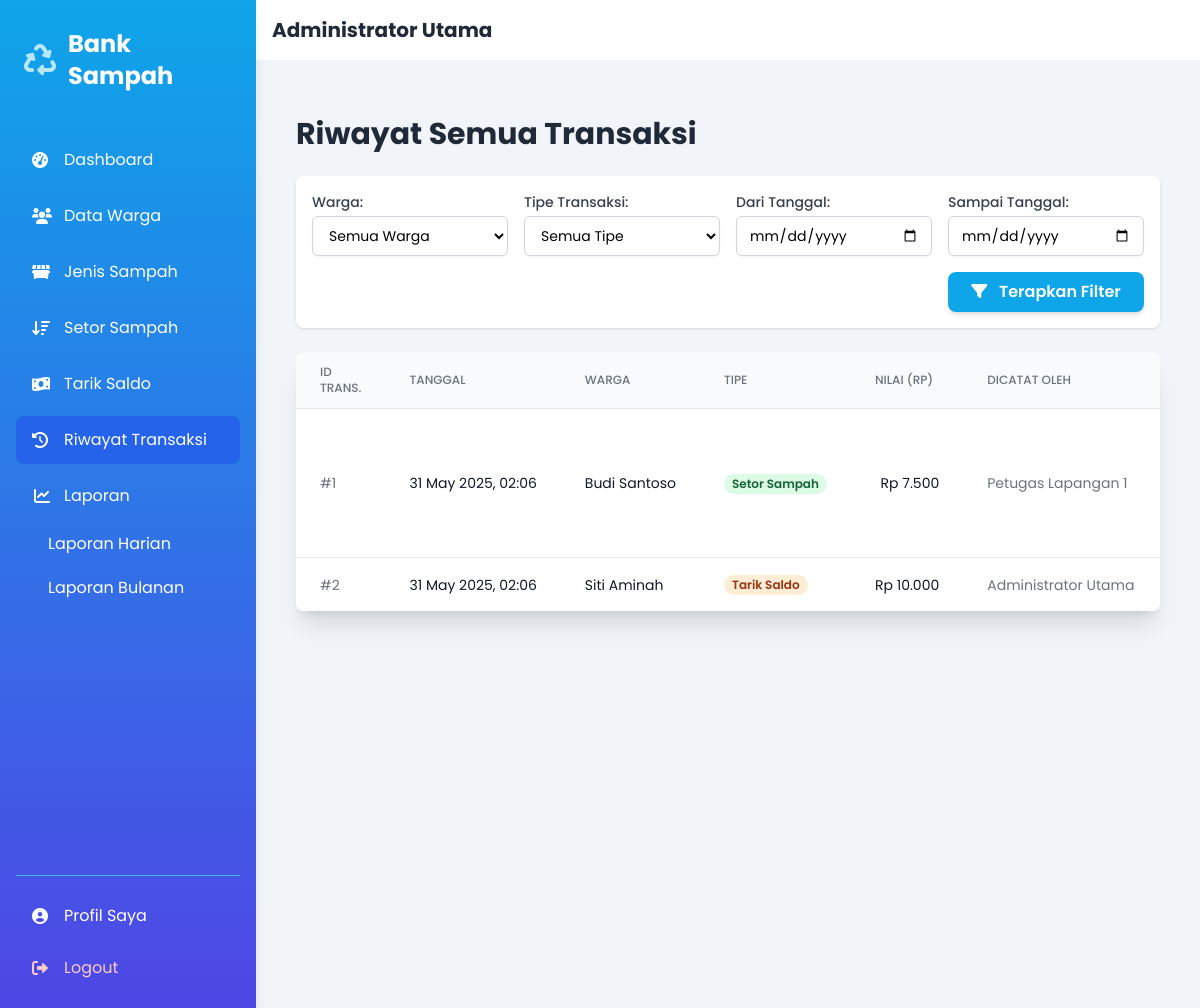
/index.php?page=transaksi/riwayat (signed in), run on the app's committed database.
### tables this page shows
CREATE TABLE `transaksi` (
  `id_transaksi` int(11) NOT NULL,
  `id_warga` int(11) NOT NULL,
  `id_petugas_pencatat` int(11) NOT NULL,
  `tanggal_transaksi` timestamp NOT NULL DEFAULT current_timestamp(),
  `tipe_transaksi` enum('setor','tarik_saldo') NOT NULL,
  `total_nilai` decimal(10,2) NOT NULL DEFAULT 0.00,
  `keterangan` text DEFAULT NULL
);

CREATE TABLE `pengguna` (
  `id_pengguna` int(11) NOT NULL,
  `nama_lengkap` varchar(100) NOT NULL,
  `username` varchar(50) NOT NULL,
  `password` varchar(255) NOT NULL,
  `level` enum('admin','petugas','warga') NOT NULL,
  `alamat` text DEFAULT NULL,
  `no_telepon` varchar(15) DEFAULT NULL COMMENT 'Digunakan untuk cek info publik warga',
  `saldo` decimal(10,2) DEFAULT 0.00,
  `tanggal_daftar` timestamp NOT NULL DEFAULT current_timestamp()
);

### config/database.php (called while the page is built, shortened)
<?php
function format_rupiah($angka) {
    return "Rp " . number_format($angka, 0, ',', '.');
}
?>

### modules/transaksi/riwayat.php (the view, shortened to what this page needs)
<?php
$filter_tanggal_mulai = isset($_GET['filter_tanggal_mulai']) ? sanitize_input($_GET['filter_tanggal_mulai']) : '';
$filter_tanggal_akhir = isset($_GET['filter_tanggal_akhir']) ? sanitize_input($_GET['filter_tanggal_akhir']) : '';
$where_clause = "";
$query_transaksi = "
    SELECT
        t.id_transaksi,
        t.tanggal_transaksi,
        t.tipe_transaksi,
        t.total_nilai,
        t.keterangan AS keterangan_transaksi,
        warga.nama_lengkap AS nama_warga,
        warga.username AS username_warga,
        petugas.nama_lengkap AS nama_petugas
    FROM transaksi t
    JOIN pengguna warga ON t.id_warga = warga.id_pengguna
    JOIN pengguna petugas ON t.id_petugas_pencatat = petugas.id_pengguna
    $where_clause
    ORDER BY t.tanggal_transaksi DESC
";
$stmt_transaksi = mysqli_prepare($koneksi, $query_transaksi);
mysqli_stmt_execute($stmt_transaksi);
$result_transaksi = mysqli_stmt_get_result($stmt_transaksi);
?>
<div class="container mx-auto px-4 py-8">
    <h1 class="text-3xl font-bold text-gray-800 mb-6">Riwayat Semua Transaksi</h1>
    <form method="GET" action="<?php echo BASE_URL; ?>index.php" class="mb-6 bg-white p-4 rounded-lg shadow">
        <div class="grid grid-cols-1 md:grid-cols-2 lg:grid-cols-4 gap-4 items-end">
            <div>
                <label for="filter_warga" class="block text-sm font-medium text-gray-700">Warga:</label>
                <select name="filter_warga" id="filter_warga" class="mt-1 block w-full py-2 px-3 border border-gray-300 bg-white rounded-md shadow-sm focus:outline-none focus:ring-sky-500 focus:border-sky-500 sm:text-sm">
                    <option value="">Semua Warga</option>
                </select>
            </div>
            <div>
                <label for="filter_tipe" class="block text-sm font-medium text-gray-700">Tipe Transaksi:</label>
                <select name="filter_tipe" id="filter_tipe" class="mt-1 block w-full py-2 px-3 border border-gray-300 bg-white rounded-md shadow-sm focus:outline-none focus:ring-sky-500 focus:border-sky-500 sm:text-sm">
                    <option value="">Semua Tipe</option>
                </select>
            </div>
            <div>
                <label for="filter_tanggal_mulai" class="block text-sm font-medium text-gray-700">Dari Tanggal:</label>
                <input type="date" name="filter_tanggal_mulai" id="filter_tanggal_mulai" value="<?php echo htmlspecialchars($filter_tanggal_mulai); ?>" class="mt-1 block w-full py-2 px-3 border border-gray-300 rounded-md shadow-sm focus:outline-none focus:ring-sky-500 focus:border-sky-500 sm:text-sm">
            </div>
            <div>
                <label for="filter_tanggal_akhir" class="block text-sm font-medium text-gray-700">Sampai Tanggal:</label>
                <input type="date" name="filter_tanggal_akhir" id="filter_tanggal_akhir" value="<?php echo htmlspecialchars($filter_tanggal_akhir); ?>" class="mt-1 block w-full py-2 px-3 border border-gray-300 rounded-md shadow-sm focus:outline-none focus:ring-sky-500 focus:border-sky-500 sm:text-sm">
            </div>
            <div class="lg:col-start-4">
                <button type="submit" class="w-full bg-sky-500 hover:bg-sky-600 text-white font-semibold py-2 px-4 rounded-lg shadow-md transition duration-150">
                    <i class="fas fa-filter mr-2"></i> Terapkan Filter
                </button>
            </div>
        </div>
    </form>
    <div class="bg-white shadow-xl rounded-lg overflow-hidden">
        <div class="overflow-x-auto">
            <table class="min-w-full divide-y divide-gray-200">
                <thead class="bg-gray-50">
                    <tr>
                        <th class="px-6 py-3 text-left text-xs font-medium text-gray-500 uppercase">ID Trans.</th>
                        <th class="px-6 py-3 text-left text-xs font-medium text-gray-500 uppercase">Tanggal</th>
                        <th class="px-6 py-3 text-left text-xs font-medium text-gray-500 uppercase">Warga</th>
                        <th class="px-6 py-3 text-left text-xs font-medium text-gray-500 uppercase">Tipe</th>
                        <th class="px-6 py-3 text-left text-xs font-medium text-gray-500 uppercase">Nilai (Rp)</th>
                        <th class="px-6 py-3 text-left text-xs font-medium text-gray-500 uppercase">Dicatat Oleh</th>
                    </tr>
                </thead>
                <tbody class="bg-white divide-y divide-gray-200">
                    <?php if ($result_transaksi && mysqli_num_rows($result_transaksi) > 0): ?>
                        <?php while($trx = mysqli_fetch_assoc($result_transaksi)): ?>
                        <tr>
                            <td class="px-6 py-4 whitespace-nowrap text-sm text-gray-500">#<?php echo $trx['id_transaksi']; ?></td>
                            <td class="px-6 py-4 whitespace-nowrap text-sm text-gray-900"><?php echo date('d M Y, H:i', strtotime($trx['tanggal_transaksi'])); ?></td>
                            <td class="px-6 py-4 whitespace-nowrap text-sm text-gray-900"><?php echo htmlspecialchars($trx['nama_warga']); ?></td>
                            <td class="px-6 py-4 whitespace-nowrap text-sm">
                                <?php if ($trx['tipe_transaksi'] == 'setor'): ?>
                                    <span class="px-2 inline-flex text-xs leading-5 font-semibold rounded-full bg-green-100 text-green-800">Setor Sampah</span>
                                <?php elseif ($trx['tipe_transaksi'] == 'tarik_saldo'): ?>
                                    <span class="px-2 inline-flex text-xs leading-5 font-semibold rounded-full bg-orange-100 text-orange-800">Tarik Saldo</span>
                                <?php else: ?>
                                    <span class="px-2 inline-flex text-xs leading-5 font-semibold rounded-full bg-gray-100 text-gray-800"><?php echo htmlspecialchars($trx['tipe_transaksi']); ?></span>
                                <?php endif; ?>
                            </td>
                            <td class="px-6 py-4 whitespace-nowrap text-sm text-gray-900 text-right"><?php echo format_rupiah($trx['total_nilai']); ?></td>
                            <td class="px-6 py-4 whitespace-nowrap text-sm text-gray-500"><?php echo htmlspecialchars($trx['nama_petugas']); ?></td>
                        </tr>
                        <?php endwhile; ?>
                    <?php endif; ?>
                </tbody>
            </table>
        </div>
    </div>
</div>

### includes/header.php (style rules this page uses)
body { font-family: 'Poppins', 'Inter', sans-serif; background-color: #f0f9ff; }

### data on the page
transaksi: id_transaksi "1", tanggal_transaksi "31 May 2025, 02:06", id_warga.nama_lengkap "Budi Santoso", tipe_transaksi "Setor Sampah", total_nilai "Rp 7.500", id_petugas_pencatat.nama_lengkap "Petugas Lapangan 1"
transaksi: id_transaksi "2", tanggal_transaksi "31 May 2025, 02:06", id_warga.nama_lengkap "Siti Aminah", tipe_transaksi "Tarik Saldo", total_nilai "Rp 10.000", id_petugas_pencatat.nama_lengkap "Administrator Utama"

### other printed values
$user_nama "Administrator Utama"
